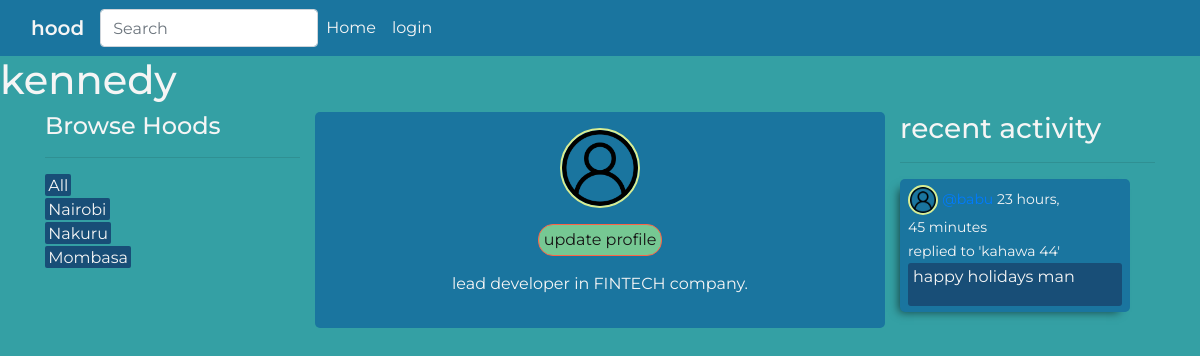
The app's page /profile/1/, older data.
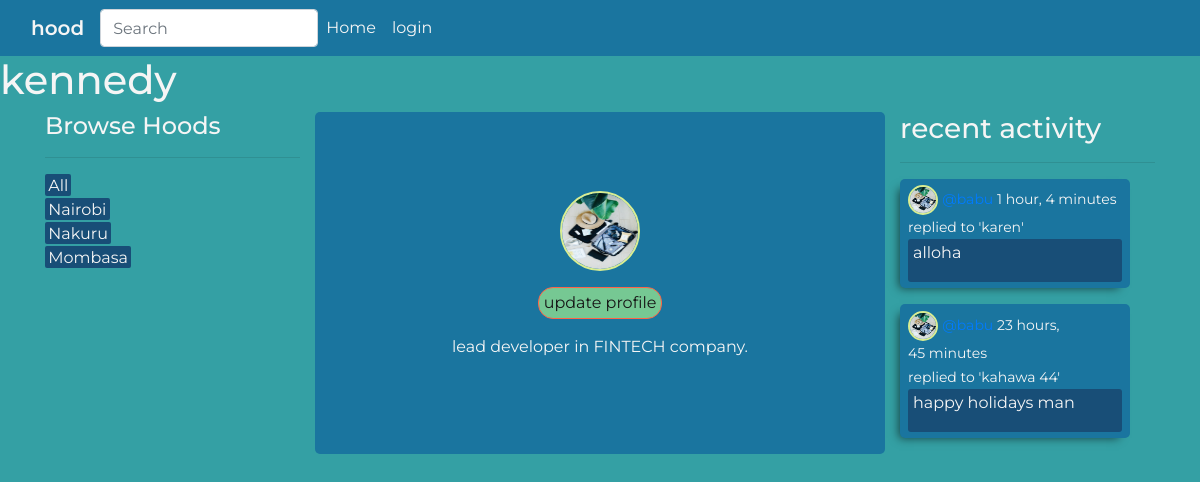
The same page, newer data.
### app/models.py (models this page shows, shortened)
class User(AbstractUser):
    name = models.CharField(max_length=200, null=True)
    email = models.EmailField(unique=True, null=True)
    bio = models.TextField(null=True)
    profile_pic = models.ImageField(null=True, default='user.png')
    USERNAME_FIELD = 'email'
    REQUIRED_FIELDS = []

class Location(models.Model):
    name = models.CharField(max_length=200)

class Post(models.Model):
    user = models.ForeignKey(User, on_delete=models.CASCADE)
    hood = models.ForeignKey(Hood, on_delete=models.CASCADE)
    body = models.TextField()
    updated = models.DateTimeField(auto_now=True)
    created = models.DateTimeField(auto_now_add=True)
    class Meta:
        ordering = ['-updated', '-created']
    def __str__(self):
        return self.body[0:50]

class Hood(models.Model):
    host = models.ForeignKey(User, on_delete=models.SET_NULL, null=True)
    name = models.CharField(max_length=100)
    location = models.ForeignKey(Location, on_delete=models.SET_NULL, null=True)
    occupants = models.ManyToManyField(User, related_name='occupants', blank=True)
    updated = models.DateTimeField(auto_now=True)
    created = models.DateTimeField(auto_now_add=True)
    class Meta:
        ordering = ['-updated', '-created']
    def __str__(self):
        return self.name

### app/views.py (the view)
# urls.py: path('profile/<int:pk>/', views.userProfile, name='user_profile'),
def userProfile(request , pk):
    user = User.objects.get(id=pk)
    hoods = user.hood_set.all()
    posts = user.post_set.all()
    locations = Location.objects.all()
    context = {
        'user':user,
        'hoods':hoods,
        'posts':posts,
        'locations':locations
    }
    return render(request, 'app/profile.html', context)

### app/templates/app/profile.html
{% extends 'base.html' %}
{% block content %}
<h1>{{ user.username }}</h1>
<div class='profile-container container'>
    <div class="row">
        <div class="col-md-3">
            {% include 'app/location_component.html' %}
        </div>
        <div class="col-md-6 profile-col">
            <div class="user-profile">
                <img src="{{ user.profile_pic.url }}" alt="">
            </div>
            <a class='my-3' href="{% url 'update_user' %}">update profile</a>
            <p>{{ user.bio }} </p>
        </div>
        <div class="col-md-3">
            {% include 'app/activity_component.html' %}
        </div>
    </div>
</div>
{% endblock %}

### app/templates/base.html (shortened to what this page needs)
{% load bootstrap4 %}
{% load static %}
<!DOCTYPE html>
<html lang="en">
<head>
    {% block styles %}
        {% bootstrap_css %}
        <link rel="stylesheet" href="{% static 'styles/main.css' %}">
    {% endblock %}
</head>
<body>
    {% include 'navbar.html' %}
    {% block content %}
    {% endblock %}
</body>
</html>

### app/templates/navbar.html (shortened to what this page needs)
<nav class="navbar navbar-expand-lg">
    <div class="container-fluid">
      <a class="navbar-brand" href="{% url 'home' %}">hood</a>
        <form class="d-flex" action="{% url 'home' %}" method="GET">
            <input class="form-control me-2" name='q' type="search" placeholder="Search" aria-label="Search">
        </form>
      <div class="collapse navbar-collapse" id="navbarNavDropdown">
        <ul class="navbar-nav mr-auto">
          <li class="nav-item">
            <a class="nav-link active" aria-current="page" href="{% url 'home' %}">Home</a>
          </li>
          {% if request.user.is_authenticated %}
          <li class="nav-item">
            <a class="nav-link" href="{% url 'logout' %}">logout</a>
          </li>
          {% else %}
          <li class="nav-item">
            <a class="nav-link" href="{% url 'login' %}">login</a>
          </li>
          {% endif %}
        </ul>
      </div>
    </div>
  </nav>

### app/templates/app/location_component.html
<h4>Browse Hoods</h4>
<hr>
<div class="locale-name">
    <a href="{% url 'home' %}">All</a>
</div>
{% for locale in locations %}
    <div class="locale-name">
        <a href="{% url 'home' %}?q={{ locale.name }}">{{ locale.name }}</a>
    </div>
{% endfor %}

### app/templates/app/activity_component.html (shortened to what this page needs)
<h3>recent activity</h3>
<hr>
{% for post in posts %}
    <div class="post-activity my-3">
        <div class="user-profile">
            <img src="{{ post.user.profile_pic.url }}" alt="">
            <small><a href="{% url 'user_profile' post.user.id %}">@{{ post.user.name }}</a> {{ post.created | timesince }}</small>
        </div>
        <small>replied to '{{ post.hood }}'</small>
        <div class="paragraph">
            <p>{{ post }}</p>
        </div>
    </div>
{% endfor %}

### static/styles/main.css (style rules this page uses)
:root { --avocado-green: #D9ED92; --moss-green: #76C893; --duck-blue: #34A0A4; --antwerp-blue: #1A759F; --puprle-hue: #184E77; }
body { background-color: var(--duck-blue); font-family: 'Montserrat', sans-serif; color: whitesmoke; }
body > nav { background-color: var(--antwerp-blue); color: whitesmoke; }
body > nav > div > a { color: whitesmoke; font-weight: 600; }
#navbarNavDropdown > ul > li > a { color: whitesmoke; }
.locale-name a { background-color: var(--puprle-hue); padding: .1rem .2rem; margin-bottom: .5rem; color: whitesmoke; border-radius: 2px; }
.user-profile img { width: 30px; height: 30px; border-radius: 50px; border: 2px solid var(--avocado-green); }
.post-activity { width: 90%; padding: .4rem .5rem; flex-direction: column; border-radius: 5px; background-color: var(--antwerp-blue); box-shadow: -6px 5px 9px -5px rgba(0,0,0,0.6); -webkit-box-shadow: -6px 5px 9px -5px rgba(0,0,0,0.6); -moz-box-shadow: -6px 5px 9px -5px rgba(0,0,0,0.6); }
.paragraph { background-color: var(--puprle-hue); padding: 2px 1px 1px 5px; border-radius: 3px; }
.profile-col { display: flex; align-content: center; flex-direction: column; justify-content: center; align-items: center; background-color:var(--antwerp-blue); border-radius: 5px; }
.profile-col a { color: rgb(22, 22, 22); background-color: var(--moss-green); border-radius: 15px; padding: 3px 5px; border: 1px solid tomato; }
.profile-col img { width: 80px; height: 80px; }
@media only screen and (min-width: 768px) { .col-md-3 { width: auto; } }

Row changes from the older to the newer data that the page shows:
changed User "kennedy": profile_pic: picture added in place of a placeholder
added Post: user.profile_pic (picture), created "1 hour, 4 minutes", hood "karen", body "alloha"
changed through a linked row, Post "happy holidays man": user.profile_pic: picture added in place of a placeholder
